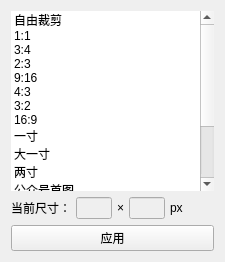
             <widget class="QWidget" name="crop">
              <property name="geometry">
               <rect>
                <x>0</x>
                <y>0</y>
                <width>225</width>
                <height>262</height>
               </rect>
              </property>
              <attribute name="icon">
               <iconset>
                <normaloff>:/ps/res/ps/crop.png</normaloff>:/ps/res/ps/crop.png</iconset>
              </attribute>
              <attribute name="label">
               <string>裁剪</string>
              </attribute>
              <layout class="QGridLayout" name="gridLayout_3">
               <item row="0" column="0">
                <widget class="QListWidget" name="cropList">
                 <property name="font">
                  <font>
                   <family>Segoe UI</family>
                  </font>
                 </property>
                 <property name="frameShape">
                  <enum>QFrame::NoFrame</enum>
                 </property>
                 <item>
                  <property name="text">
                   <string>自由裁剪</string>
                  </property>
                 </item>
                 <item>
                  <property name="text">
                   <string>1:1</string>
                  </property>
                 </item>
                 <item>
                  <property name="text">
                   <string>3:4</string>
                  </property>
                 </item>
                 <item>
                  <property name="text">
                   <string>2:3</string>
                  </property>
                 </item>
                 <item>
                  <property name="text">
                   <string>9:16</string>
                  </property>
                 </item>
                 <item>
                  <property name="text">
                   <string>4:3</string>
                  </property>
                 </item>
                 <item>
                  <property name="text">
                   <string>3:2</string>
                  </property>
                 </item>
                 <item>
                  <property name="text">
                   <string>16:9</string>
                  </property>
                 </item>
                 <item>
                  <property name="text">
                   <string>一寸</string>
                  </property>
                 </item>
                 <item>
                  <property name="text">
                   <string>大一寸</string>
                  </property>
                 </item>
                 <item>
                  <property name="text">
                   <string>两寸</string>
                  </property>
                 </item>
                 <item>
                  <property name="text">
                   <string>公众号首图</string>
                  </property>
                 </item>
                 <item>
                  <property name="text">
                   <string>小红书配图</string>
                  </property>
                 </item>
                 <item>
                  <property name="text">
                   <string>竖版视频封面</string>
                  </property>
                 </item>
                 <item>
                  <property name="text">
                   <string>横版视频封面</string>
                  </property>
                 </item>
                </widget>
               </item>
               <item row="1" column="0">
                <layout class="QHBoxLayout" name="horizontalLayout_11">
                 <property name="spacing">
                  <number>5</number>
                 </property>
                 <item>
                  <widget class="QLabel" name="label2">
                   <property name="font">
                    <font>
                     <family>Segoe UI</family>
                    </font>
                   </property>
                   <property name="text">
                    <string>当前尺寸：</string>
                   </property>
                  </widget>
                 </item>
                 <item>
                  <widget class="QLineEdit" name="leSizeW2">
                   <property name="enabled">
                    <bool>false</bool>
                   </property>
                   <property name="maximumSize">
                    <size>
                     <width>45</width>
                     <height>25</height>
                    </size>
                   </property>
                  </widget>
                 </item>
                 <item>
                  <widget class="QLabel" name="label_11">
                   <property name="text">
                    <string>&lt;html&gt;&lt;head/&gt;&lt;body&gt;&lt;p&gt;×&lt;/p&gt;&lt;/body&gt;&lt;/html&gt;</string>
                   </property>
                  </widget>
                 </item>
                 <item>
                  <widget class="QLineEdit" name="leSizeH2">
                   <property name="enabled">
                    <bool>false</bool>
                   </property>
                   <property name="maximumSize">
                    <size>
                     <width>45</width>
                     <height>25</height>
                    </size>
                   </property>
                  </widget>
                 </item>
                 <item>
                  <widget class="QLabel" name="label_12">
                   <property name="text">
                    <string>px</string>
                   </property>
                  </widget>
                 </item>
                 <item>
                  <spacer name="horizontalSpacer_12">
                   <property name="orientation">
                    <enum>Qt::Horizontal</enum>
                   </property>
                   <property name="sizeHint" stdset="0">
                    <size>
                     <width>40</width>
                     <height>20</height>
                    </size>
                   </property>
                  </spacer>
                 </item>
                </layout>
               </item>
               <item row="2" column="0">
                <widget class="QPushButton" name="sureCrop">
                 <property name="maximumSize">
                  <size>
                   <width>16777215</width>
                   <height>35</height>
                  </size>
                 </property>
                 <property name="font">
                  <font>
                   <family>Segoe UI</family>
                  </font>
                 </property>
                 <property name="text">
                  <string>应用</string>
                 </property>
                </widget>
               </item>
              </layout>
             </widget>
